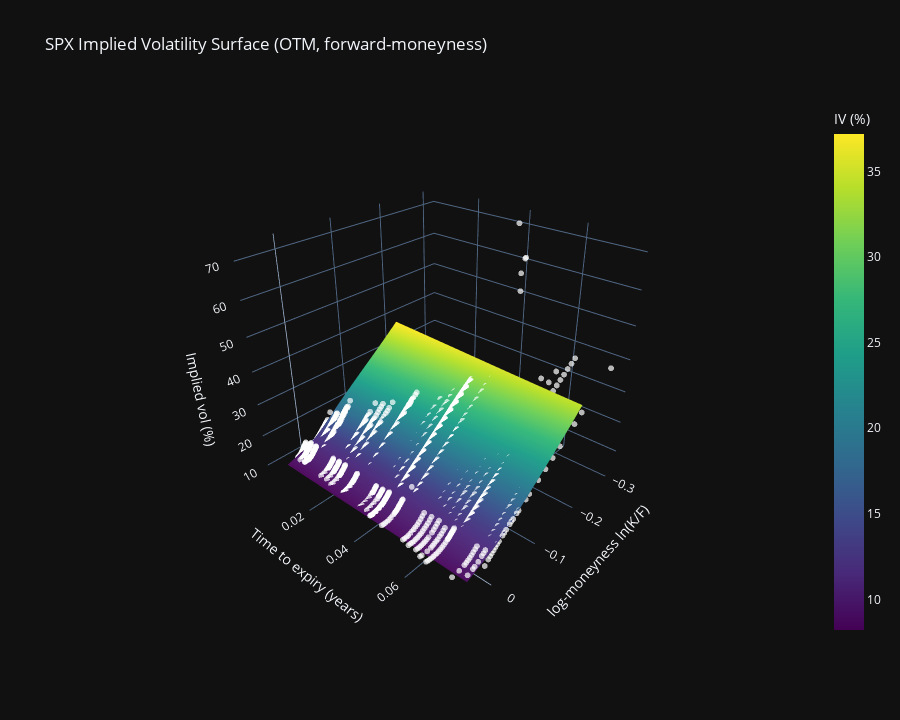

Notebook cell for this chart:
### Code cell
cfg = SurfaceConfig(
    min_T=1/365,  # Min 3-4 days Base 1 year =1, 1 month =1/12 etc.
    max_T=20   #
)
spx_surface_test = SPXIVSurface(spx_df1, cfg)
surface = SPXIVSurface(spx_df, cfg=cfg)

fig = spx_surface_test.plot(
    title="SPX Implied Volatility Surface (OTM, forward-moneyness)",
    interpolate=True
)
fig.show()

### Figure 1 — Plotly figure (JSON) as saved in the notebook; plotly's stock layout.template omitted (floating-point values rounded to 4 significant figures; data arrays with more than 128 entries replaced by an {"elided": "..."} marker saying what was removed)
{"data": [{"colorbar": {"title": {"text": "IV (%)"}}, "colorscale": [[0, "#440154"], [0.1111, "#482878"], [0.2222, "#3e4989"], [0.3333, "#31688e"], [0.4444, "#26828e"], [0.5556, "#1f9e89"], [0.6667, "#35b779"], [0.7778, "#6ece58"], [0.8889, "#b5de2b"], [1, "#fde725"]], "hovertemplate": "ln(K/F): %{x:.3f}<br>T: %{y:.3f}y<br>IV: %{z:.2f}%<extra></extra>", "type": "surface", "x": {"elided": "60x60 float values"}, "y": {"elided": "60x60 float values"}, "z": {"elided": "60x60 float values"}}, {"hovertemplate": "ln(K/F): %{x:.3f}<br>T: %{y:.3f}y<br>IV: %{z:.2f}%<extra></extra>", "marker": {"color": "white", "opacity": 0.7, "size": 2}, "mode": "markers", "name": "OTM quotes", "type": "scatter3d", "x": {"elided": "1881 float values"}, "y": {"elided": "1881 float values"}, "z": {"elided": "1881 float values"}}], "layout": {"height": 720, "scene": {"camera": {"eye": {"x": 1.6, "y": 1.4, "z": 1.2}}, "xaxis": {"title": {"text": "log-moneyness ln(K/F)"}}, "yaxis": {"title": {"text": "Time to expiry (years)"}}, "zaxis": {"title": {"text": "Implied vol (%)"}}}, "title": {"text": "SPX Implied Volatility Surface (OTM, forward-moneyness)"}}}
